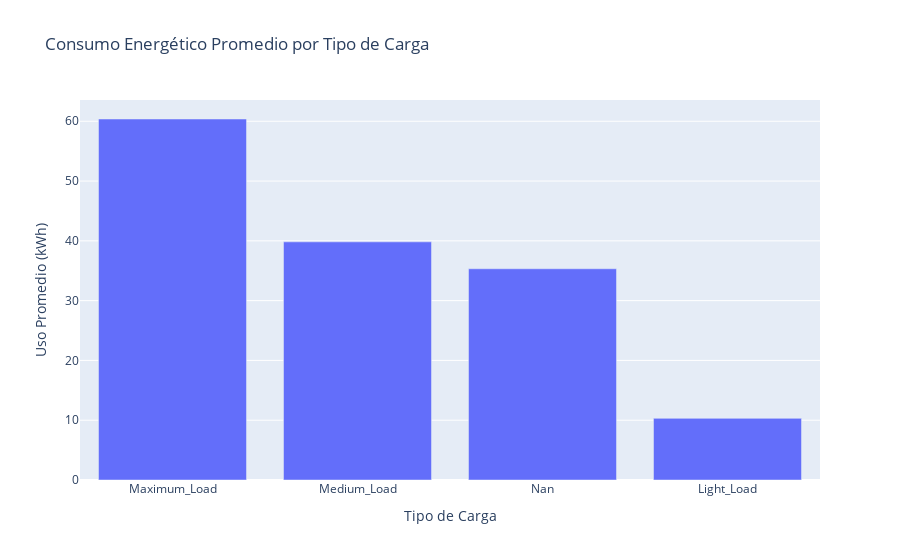

Write notebook code for a chart like this one.
### Code cell
# Visualizar
fig = px.bar(
    df_stats.to_pandas(),
    x='Load_Type',
    y='avg',
    title='Consumo Energético Promedio por Tipo de Carga',
    labels={'avg': 'Uso Promedio (kWh)', 'Load_Type': 'Tipo de Carga'}
)
fig.show()

### Figure 1 — Plotly figure (JSON) as saved in the notebook; plotly's stock layout.template omitted (floating-point values rounded to 4 significant figures)
{"data": [{"alignmentgroup": "True", "hovertemplate": "Tipo de Carga=%{x}<br>Uso Promedio (kWh)=%{y}<extra></extra>", "legendgroup": "", "marker": {"color": "#636efa", "pattern": {"shape": ""}}, "name": "", "offsetgroup": "", "orientation": "v", "showlegend": false, "textposition": "auto", "type": "bar", "x": ["Maximum_Load", "Medium_Load", "Nan", "Light_Load"], "xaxis": "x", "y": [60.38, 39.83, 35.33, 10.31], "yaxis": "y"}], "layout": {"barmode": "relative", "legend": {"tracegroupgap": 0}, "title": {"text": "Consumo Energético Promedio por Tipo de Carga"}, "xaxis": {"anchor": "y", "domain": [0, 1], "title": {"text": "Tipo de Carga"}}, "yaxis": {"anchor": "x", "domain": [0, 1], "title": {"text": "Uso Promedio (kWh)"}}}}
